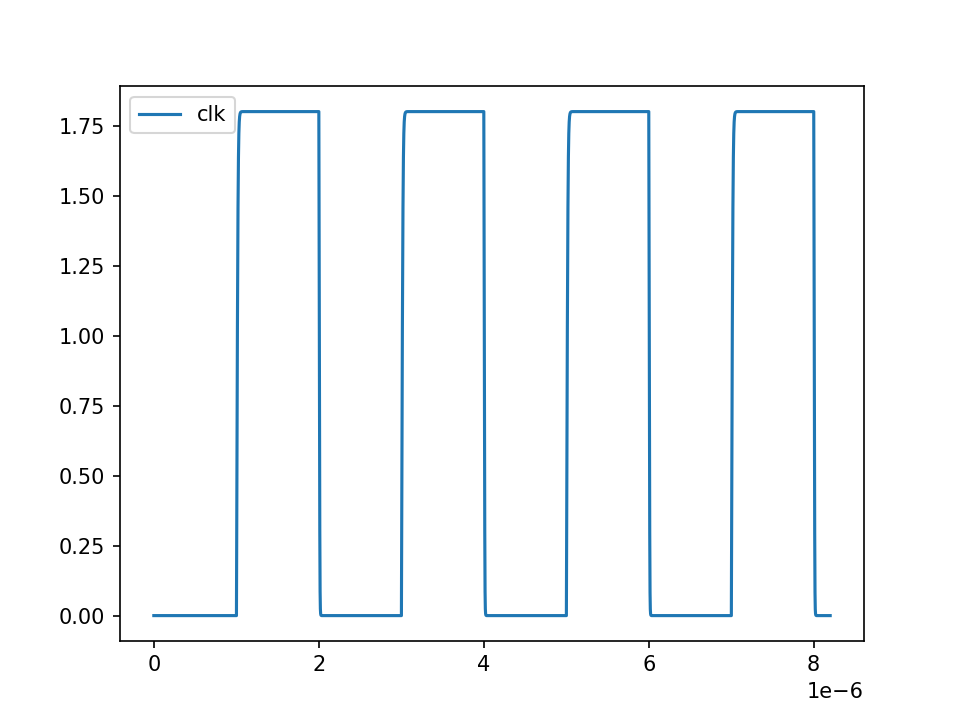

This chart was generated by the following Python code:
import numpy as np
import matplotlib.pyplot as plt
from collections import defaultdict

saved = [
    "clk",
    "cs",
    "we",
    "pc",
    "wl_en",
    "write_driver_en",
    "sense_en",
]


def read_data(f):
    data = defaultdict(lambda: [])
    for line in f.readlines():
        values = line.split()
        ctr = 0
        for key in saved:
            if ctr == 0:
                data["time"].append(float(values[ctr]))
            ctr += 1
            data[key].append(float(values[ctr]))
            ctr += 1
    return {k: np.array(v) for k, v in data.items()}


def read_test_data():
    with open("./control.dat") as f:
        return read_data(f)


def plot_data(data):
    plt.figure(dpi=150)
    #plt.plot(data["time"], data["clk"])
    #plt.plot(data["time"], data["cs"])
    #plt.plot(data["time"], data["we"])
    #plt.plot(data["time"], data["pc"])
    plt.plot(data["time"], data["wl_en"])
    # plt.plot(data["time"], data["write_driver_en"])
    # plt.plot(data["time"], data["sense_en"])
    plt.legend(["clk", "cs", "we", "pc", "wl_en", "write_driver_en", "sense_en"])
    plt.savefig("control.png")
    plt.show()


if __name__ == "__main__":
    data = read_test_data()
    plot_data(data)
